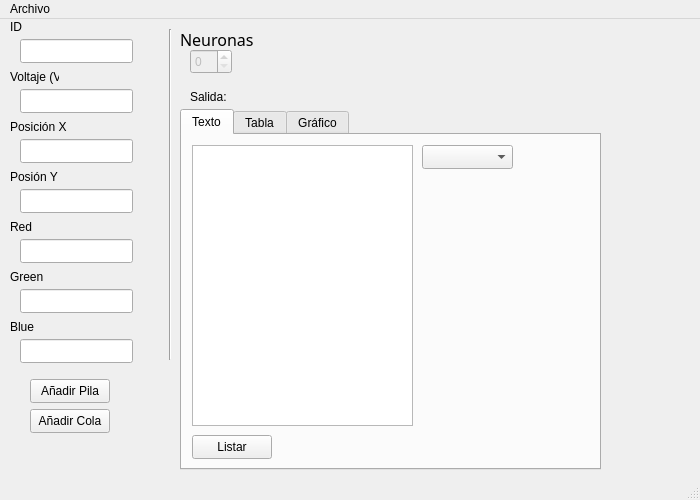
<?xml version="1.0" encoding="UTF-8"?>
<ui version="4.0">
 <class>MainWindow</class>
 <widget class="QMainWindow" name="MainWindow">
  <property name="geometry">
   <rect>
    <x>0</x>
    <y>0</y>
    <width>700</width>
    <height>500</height>
   </rect>
  </property>
  <property name="windowTitle">
   <string>MainWindow</string>
  </property>
  <widget class="QWidget" name="centralwidget">
   <widget class="QPushButton" name="btnAPila">
    <property name="geometry">
     <rect>
      <x>30</x>
      <y>360</y>
      <width>80</width>
      <height>24</height>
     </rect>
    </property>
    <property name="text">
     <string>Añadir Pila</string>
    </property>
   </widget>
   <widget class="QLineEdit" name="lineEdit">
    <property name="geometry">
     <rect>
      <x>20</x>
      <y>20</y>
      <width>113</width>
      <height>24</height>
     </rect>
    </property>
   </widget>
   <widget class="QLabel" name="label">
    <property name="geometry">
     <rect>
      <x>10</x>
      <y>0</y>
      <width>49</width>
      <height>16</height>
     </rect>
    </property>
    <property name="text">
     <string>ID</string>
    </property>
   </widget>
   <widget class="QLineEdit" name="lineEdit_2">
    <property name="geometry">
     <rect>
      <x>20</x>
      <y>70</y>
      <width>113</width>
      <height>24</height>
     </rect>
    </property>
   </widget>
   <widget class="QLabel" name="label_2">
    <property name="geometry">
     <rect>
      <x>10</x>
      <y>50</y>
      <width>49</width>
      <height>16</height>
     </rect>
    </property>
    <property name="text">
     <string>Voltaje (V)</string>
    </property>
   </widget>
   <widget class="QLineEdit" name="lineEdit_3">
    <property name="geometry">
     <rect>
      <x>20</x>
      <y>120</y>
      <width>113</width>
      <height>24</height>
     </rect>
    </property>
   </widget>
   <widget class="QLabel" name="label_3">
    <property name="geometry">
     <rect>
      <x>10</x>
      <y>100</y>
      <width>61</width>
      <height>16</height>
     </rect>
    </property>
    <property name="text">
     <string>Posición X</string>
    </property>
   </widget>
   <widget class="QLineEdit" name="lineEdit_4">
    <property name="geometry">
     <rect>
      <x>20</x>
      <y>170</y>
      <width>113</width>
      <height>24</height>
     </rect>
    </property>
   </widget>
   <widget class="QLabel" name="label_4">
    <property name="geometry">
     <rect>
      <x>10</x>
      <y>150</y>
      <width>49</width>
      <height>16</height>
     </rect>
    </property>
    <property name="text">
     <string>Posión Y</string>
    </property>
   </widget>
   <widget class="QLineEdit" name="lineEdit_5">
    <property name="geometry">
     <rect>
      <x>20</x>
      <y>220</y>
      <width>113</width>
      <height>24</height>
     </rect>
    </property>
   </widget>
   <widget class="QLabel" name="label_5">
    <property name="geometry">
     <rect>
      <x>10</x>
      <y>200</y>
      <width>49</width>
      <height>16</height>
     </rect>
    </property>
    <property name="text">
     <string>Red</string>
    </property>
   </widget>
   <widget class="QLineEdit" name="lineEdit_6">
    <property name="geometry">
     <rect>
      <x>20</x>
      <y>270</y>
      <width>113</width>
      <height>24</height>
     </rect>
    </property>
   </widget>
   <widget class="QLabel" name="label_6">
    <property name="geometry">
     <rect>
      <x>10</x>
      <y>250</y>
      <width>49</width>
      <height>16</height>
     </rect>
    </property>
    <property name="text">
     <string>Green</string>
    </property>
   </widget>
   <widget class="QLineEdit" name="lineEdit_7">
    <property name="geometry">
     <rect>
      <x>20</x>
      <y>320</y>
      <width>113</width>
      <height>24</height>
     </rect>
    </property>
   </widget>
   <widget class="QLabel" name="label_7">
    <property name="geometry">
     <rect>
      <x>10</x>
      <y>300</y>
      <width>49</width>
      <height>16</height>
     </rect>
    </property>
    <property name="text">
     <string>Blue</string>
    </property>
   </widget>
   <widget class="Line" name="line">
    <property name="geometry">
     <rect>
      <x>160</x>
      <y>10</y>
      <width>20</width>
      <height>331</height>
     </rect>
    </property>
    <property name="orientation">
     <enum>Qt::Vertical</enum>
    </property>
   </widget>
   <widget class="QLabel" name="label_8">
    <property name="geometry">
     <rect>
      <x>180</x>
      <y>10</y>
      <width>91</width>
      <height>21</height>
     </rect>
    </property>
    <property name="font">
     <font>
      <family>Raleway Medium</family>
      <pointsize>12</pointsize>
     </font>
    </property>
    <property name="text">
     <string>Neuronas</string>
    </property>
   </widget>
   <widget class="QLabel" name="label_9">
    <property name="geometry">
     <rect>
      <x>190</x>
      <y>70</y>
      <width>49</width>
      <height>16</height>
     </rect>
    </property>
    <property name="text">
     <string>Salida:</string>
    </property>
   </widget>
   <widget class="QSpinBox" name="cNumNeuronas">
    <property name="enabled">
     <bool>false</bool>
    </property>
    <property name="geometry">
     <rect>
      <x>190</x>
      <y>30</y>
      <width>42</width>
      <height>25</height>
     </rect>
    </property>
   </widget>
   <widget class="QPushButton" name="btnACola">
    <property name="geometry">
     <rect>
      <x>30</x>
      <y>390</y>
      <width>80</width>
      <height>24</height>
     </rect>
    </property>
    <property name="text">
     <string>Añadir Cola</string>
    </property>
   </widget>
   <widget class="QTabWidget" name="tabWidget">
    <property name="enabled">
     <bool>true</bool>
    </property>
    <property name="geometry">
     <rect>
      <x>180</x>
      <y>90</y>
      <width>421</width>
      <height>361</height>
     </rect>
    </property>
    <property name="tabPosition">
     <enum>QTabWidget::North</enum>
    </property>
    <property name="tabShape">
     <enum>QTabWidget::Rounded</enum>
    </property>
    <property name="currentIndex">
     <number>0</number>
    </property>
    <property name="elideMode">
     <enum>Qt::ElideNone</enum>
    </property>
    <widget class="QWidget" name="tab">
     <attribute name="title">
      <string>Texto</string>
     </attribute>
     <widget class="QPlainTextEdit" name="cSalida">
      <property name="geometry">
       <rect>
        <x>10</x>
        <y>10</y>
        <width>221</width>
        <height>281</height>
       </rect>
      </property>
     </widget>
     <widget class="QPushButton" name="btnListar">
      <property name="geometry">
       <rect>
        <x>10</x>
        <y>300</y>
        <width>80</width>
        <height>24</height>
       </rect>
      </property>
      <property name="text">
       <string>Listar</string>
      </property>
     </widget>
     <widget class="QComboBox" name="cOrdernar">
      <property name="geometry">
       <rect>
        <x>240</x>
        <y>10</y>
        <width>91</width>
        <height>24</height>
       </rect>
      </property>
      <property name="placeholderText">
       <string>Ordenar...</string>
      </property>
      <item>
       <property name="text">
        <string>Seleccionar...</string>
       </property>
      </item>
      <item>
       <property name="text">
        <string>ID (Asc)</string>
       </property>
      </item>
      <item>
       <property name="text">
        <string>Voltaje</string>
       </property>
      </item>
     </widget>
    </widget>
    <widget class="QWidget" name="tab_2">
     <attribute name="title">
      <string>Tabla</string>
     </attribute>
     <widget class="QTableWidget" name="tabla">
      <property name="geometry">
       <rect>
        <x>10</x>
        <y>80</y>
        <width>401</width>
        <height>192</height>
       </rect>
      </property>
     </widget>
     <widget class="QLineEdit" name="cBuscar">
      <property name="geometry">
       <rect>
        <x>10</x>
        <y>40</y>
        <width>151</width>
        <height>24</height>
       </rect>
      </property>
     </widget>
     <widget class="QLabel" name="label_10">
      <property name="geometry">
       <rect>
        <x>10</x>
        <y>20</y>
        <width>91</width>
        <height>16</height>
       </rect>
      </property>
      <property name="text">
       <string>Buscar (ID)</string>
      </property>
     </widget>
     <widget class="QPushButton" name="btnActualizar">
      <property name="geometry">
       <rect>
        <x>100</x>
        <y>290</y>
        <width>80</width>
        <height>24</height>
       </rect>
      </property>
      <property name="text">
       <string>Actualizar</string>
      </property>
     </widget>
     <widget class="QPushButton" name="btnBuscar">
      <property name="geometry">
       <rect>
        <x>170</x>
        <y>40</y>
        <width>80</width>
        <height>24</height>
       </rect>
      </property>
      <property name="text">
       <string>Buscar</string>
      </property>
     </widget>
    </widget>
    <widget class="QWidget" name="tab_3">
     <attribute name="title">
      <string>Gráfico</string>
     </attribute>
     <widget class="QGraphicsView" name="graphicsView">
      <property name="geometry">
       <rect>
        <x>10</x>
        <y>10</y>
        <width>401</width>
        <height>281</height>
       </rect>
      </property>
     </widget>
     <widget class="QPushButton" name="btnGraficar">
      <property name="geometry">
       <rect>
        <x>160</x>
        <y>300</y>
        <width>80</width>
        <height>24</height>
       </rect>
      </property>
      <property name="text">
       <string>Graficar</string>
      </property>
     </widget>
    </widget>
   </widget>
  </widget>
  <widget class="QMenuBar" name="menubar">
   <property name="geometry">
    <rect>
     <x>0</x>
     <y>0</y>
     <width>700</width>
     <height>21</height>
    </rect>
   </property>
   <widget class="QMenu" name="menuA_adir">
    <property name="title">
     <string>Archivo</string>
    </property>
    <addaction name="actionAbrir"/>
    <addaction name="actionGuardar"/>
   </widget>
   <addaction name="menuA_adir"/>
  </widget>
  <widget class="QStatusBar" name="statusbar"/>
  <action name="actionAbrir">
   <property name="text">
    <string>Abrir</string>
   </property>
  </action>
  <action name="actionGuardar">
   <property name="text">
    <string>Guardar</string>
   </property>
  </action>
 </widget>
 <resources/>
 <connections/>
</ui>
